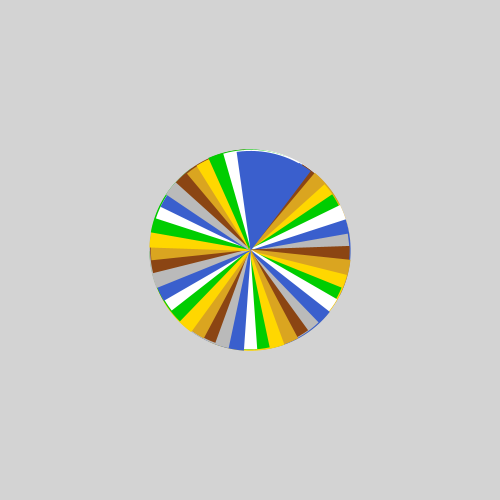
Frame 1 (no input)
Frame 60 (the mouse pressed at the canvas centre just before this capture): identical to frame 1, image omitted
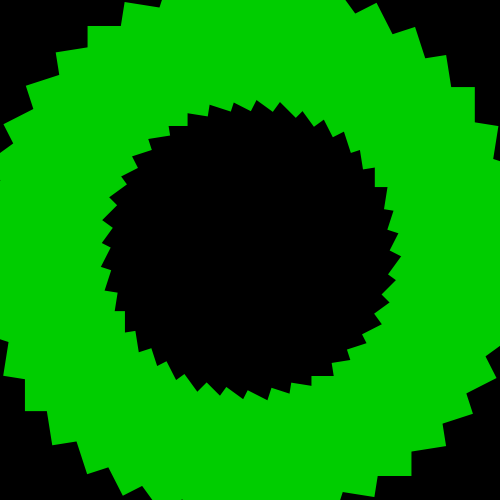
Frame 120 (the mouse held since frame 60 and released just before this capture)

The Processing sketch that drew these frames (run headless with seeded random() and noise(); from frame 60 on, the mouse is pressed at the canvas centre):

// Processing sketch: processing_143978
// ── processing_143978.pde

float pili = TWO_PI;//Kreis
color[] farben = {#00CD00, #FFFFFF, #3A5FCD, #BABABA, #8B4513, #DAA520, #FFD700}; //meine Farbauswahl fÃ¼r DIE SICHERHEIT 
 
void setup() {
  size(500, 500);
  noStroke();
  colorMode(HSB, 500, 500, 250);
}
 
void draw() {
  background(#D3D3D3);
  int s = second();
  
if (mousePressed == true)
    {
      background (0);
 for (int i=0; i<360; i+=s/2)
       {
   float x1 = mouseX/4+sin( 10* (i+1)); //verstreuungen
   float y1 = mouseY/2+cos(10 * (i));
    
    fill(farben[i%3]);//3Farben fÃ¼llen
    pushMatrix();
    translate(width/2,height/2);  
    rotate(radians(i));
    rect(x1, y1, 100, 100);
    popMatrix();
  }  
    }
    
    else if (mousePressed == false)
    {
 for (int i=0; i<360; i+=s/2)
  {
   float x1 = mouseX/4+cos( 10* (i+1)); //verstreuungen
   float y1 = mouseY/2+sin(10 * (i));
    
    fill(farben[i%7]);//7Farben fÃ¼llen
    pushMatrix();
    translate(width/2,height/2);  
    rotate(radians(i));
    arc(x1, y1, 200, 200, (PI*1.5), (PI*1.5)+(pili/8));
    popMatrix();
  }  
    }
}
